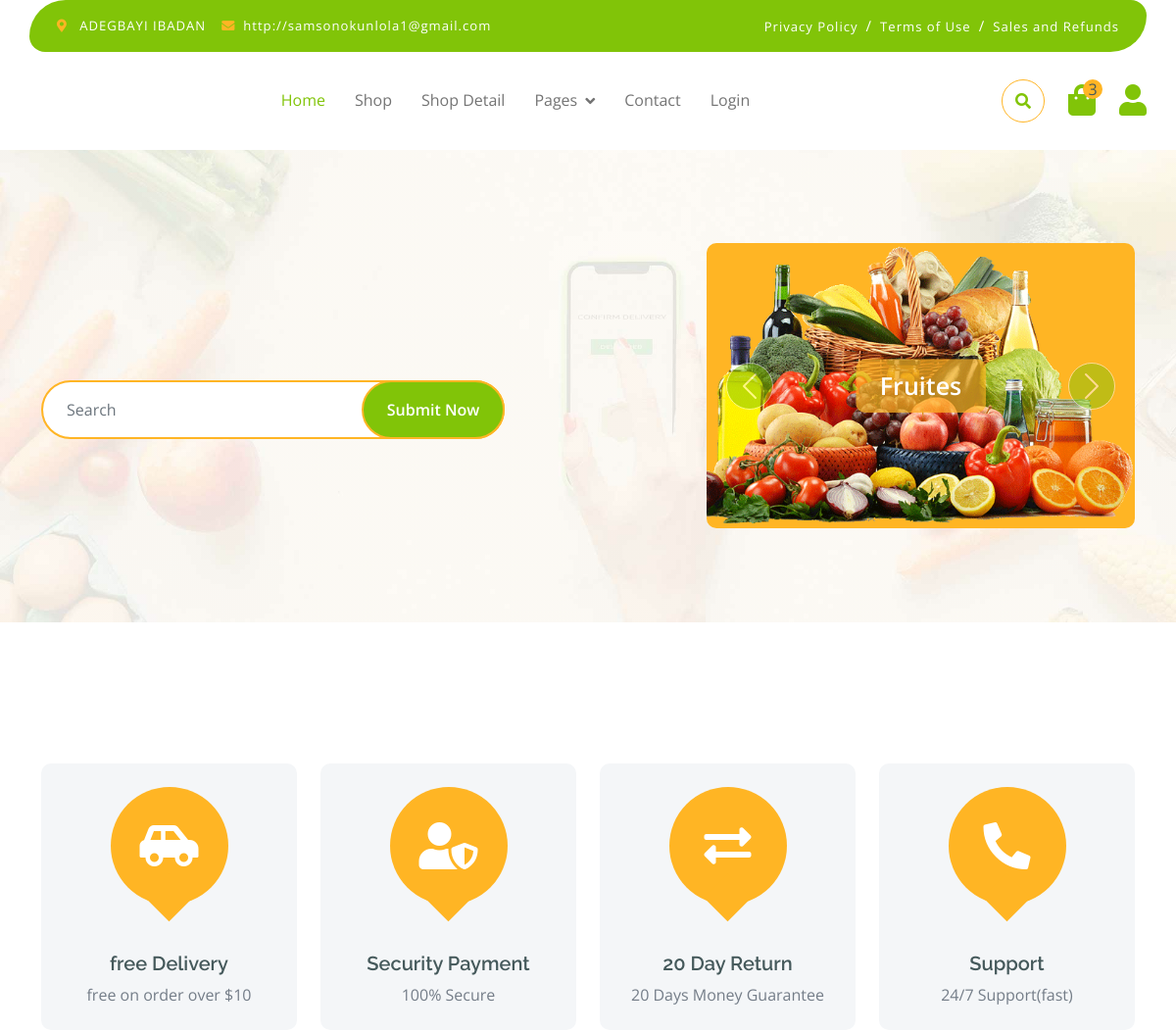
/ (upper part), run on an earlier commit of the app's database.
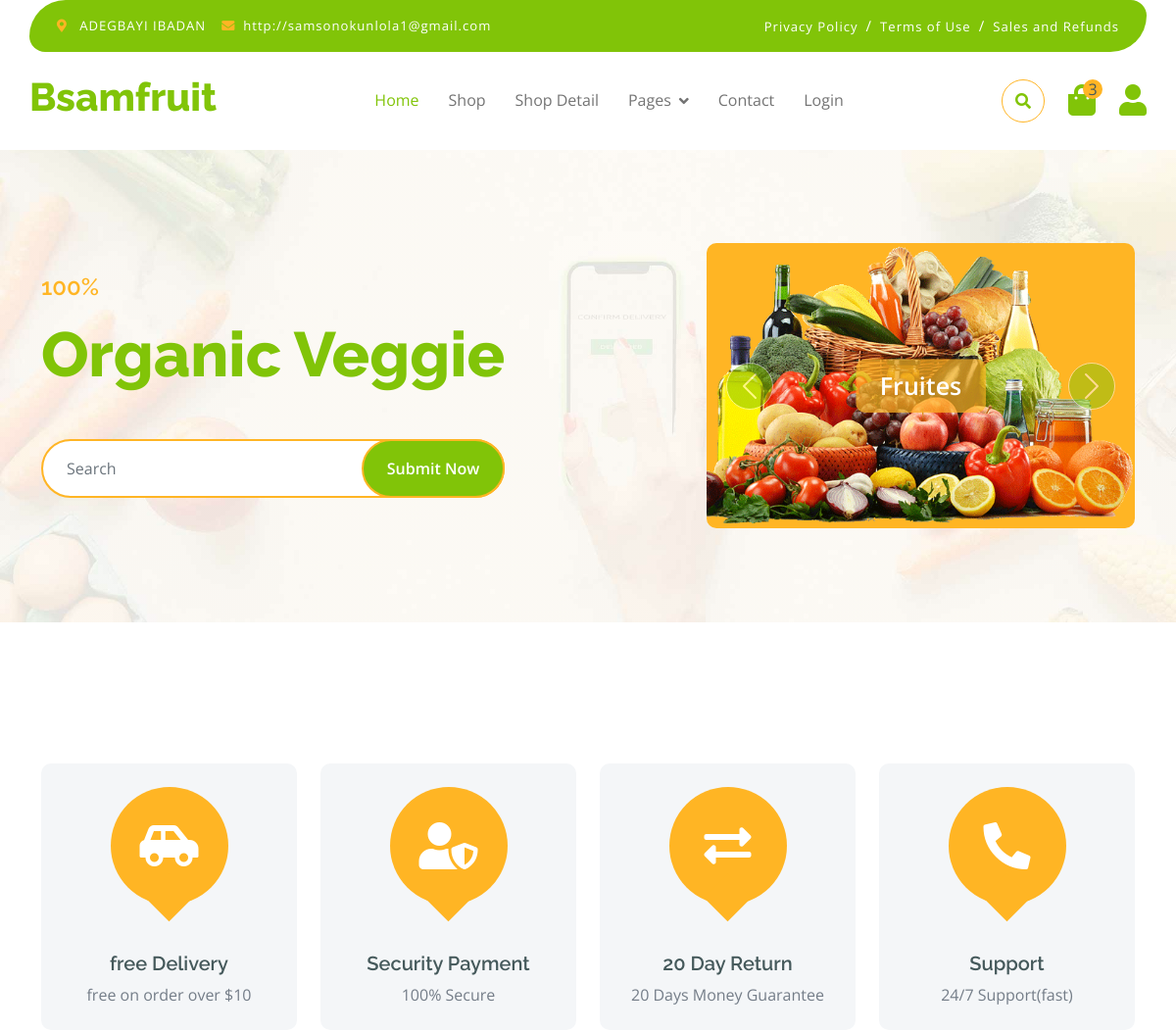
And on a later commit of the database.
### main_app/models.py (models this page shows, shortened)
class Vegie(models.Model):
    name = models.CharField(max_length=50)
    offer = models.CharField(max_length=100)
    rate = models.CharField(max_length=50)

### main_app/views.py (the view)
# urls.py: path("", views.index, name='index'),
def index(request):
    heading = Heading.objects.first()
    title = Title.objects.first()
    downbase = Downbase.objects.first()
    vegie = Vegie.objects.first()
    logistic = Logistic.objects.all()
    testimony = Testimony.objects.all()
    context={
        'address': getattr(heading,'address','' ),
        'email': getattr(heading,'email',''),
        'title': getattr(title,'title',''),
        'social_handle': getattr(downbase,'social_handle',''),
        'name': getattr(vegie,'name',''),
        'offer': getattr(vegie,'offer',''),
        'rate': getattr(vegie,'rate',''),
        "logistic": logistic,
        'testimony': testimony
    }
    return render(request,'pages/index.html',context)

### templates/pages/index.html (shortened to what this page needs)
{% extends 'assets/base.html' %}
{% load static %}
{% block content %}
        <div class="container-fluid py-5 mb-5 hero-header">
            <div class="container py-5">
                <div class="row g-5 align-items-center">
                    <div class="col-md-12 col-lg-7">
                        <h4 class="mb-3 text-secondary">{{rate}}</h4>
                        <h1 class="mb-5 display-3 text-primary"> {{offer}}</h1>
                        <div class="position-relative mx-auto">
                            <input class="form-control border-2 border-secondary w-75 py-3 px-4 rounded-pill" type="number" placeholder="Search">
                            <button type="submit" class="btn btn-primary border-2 border-secondary py-3 px-4 position-absolute rounded-pill text-white h-100" style="top: 0; right: 25%;">Submit Now</button>
                        </div>
                    </div>
                    <div class="col-md-12 col-lg-5">
                        <div id="carouselId" class="carousel slide position-relative" data-bs-ride="carousel">
                            <div class="carousel-inner" role="listbox">
                                <div class="carousel-item active rounded">
                                    <img src="{% static 'img/hero-img-1.png' %}" class="img-fluid w-100 h-100 bg-secondary rounded" alt="First slide">
                                    <a href="#" class="btn px-4 py-2 text-white rounded">Fruites</a>
                                </div>
                            </div>
                            <button class="carousel-control-prev" type="button" data-bs-target="#carouselId" data-bs-slide="prev">
                                <span class="carousel-control-prev-icon" aria-hidden="true"></span>
                            </button>
                            <button class="carousel-control-next" type="button" data-bs-target="#carouselId" data-bs-slide="next">
                                <span class="carousel-control-next-icon" aria-hidden="true"></span>
                            </button>
                        </div>
                    </div>
                </div>
            </div>
        </div>
        <div class="container-fluid featurs py-5">
            <div class="container py-5">
                <div class="row g-4">
                    {% for i in logistic %}
                    <div class="col-md-6 col-lg-3">
                        <div class="featurs-item text-center rounded bg-light p-4">
                            <div class="featurs-icon btn-square rounded-circle bg-secondary mb-5 mx-auto">
                                <i class="{{i.icon}}"></i>
                            </div>
                            <div class="featurs-content text-center">
                                <h5>{{i.mode}}</h5>
                                <p class="mb-0">{{i.content}}</p>
                            </div>
                        </div>
                    </div>
                    {% endfor %}
                </div>
            </div>
        </div>
{% endblock %}

### templates/assets/base.html (shortened to what this page needs)
{% load static %}
<!DOCTYPE html>
<html lang="en">
    <head>
        <link rel="stylesheet" href="https://use.fontawesome.com/releases/v5.15.4/css/all.css"/>
        <link href="https://cdn.jsdelivr.net/npm/bootstrap-icons@1.4.1/font/bootstrap-icons.css" rel="stylesheet">
        <link href="{% static 'lib/lightbox/css/lightbox.min.css' %}" rel="stylesheet">
        <link href="{% static 'lib/owlcarousel/assets/owl.carousel.min.css' %}" rel="stylesheet">
        <link href="{% static 'css/bootstrap.min.css' %}" rel="stylesheet">
        <link href="{% static 'css/style.css'%}" rel="stylesheet">
    </head>
    <body>
        <div class="container-fluid fixed-top">
            <div class="container topbar bg-primary d-none d-lg-block">
                <div class="d-flex justify-content-between">
                    <div class="top-info ps-2">
                        <small class="me-3"><i class="fas fa-map-marker-alt me-2 text-secondary"></i> <a href="#" class="text-white">{{address}}</a></small>
                        <small class="me-3"><i class="fas fa-envelope me-2 text-secondary"></i><a href="#" class="text-white">{{email}}</a></small>
                    </div>
                    <div class="top-link pe-2">
                        <a href="#" class="text-white"><small class="text-white mx-2">Privacy Policy</small>/</a>
                        <a href="#" class="text-white"><small class="text-white mx-2">Terms of Use</small>/</a>
                        <a href="#" class="text-white"><small class="text-white ms-2">Sales and Refunds</small></a>
                    </div>
                </div>
            </div>
            <div class="container px-0">
                <nav class="navbar navbar-light bg-white navbar-expand-xl">
                    <a href="index.html" class="navbar-brand"><h1 class="text-primary display-6">{{name}}</h1></a>
                    <div class="collapse navbar-collapse bg-white" id="navbarCollapse">
                        <div class="navbar-nav mx-auto">
                            <a href="{% url 'index' %}" class="nav-item nav-link active">Home</a>
                            <a href="{% url 'shop' %}" class="nav-item nav-link">Shop</a>
                            <a href="{% url 'shop_detail' %}" class="nav-item nav-link">Shop Detail</a>
                            <div class="nav-item dropdown">
                                <a href="#" class="nav-link dropdown-toggle" data-bs-toggle="dropdown">Pages</a>
                            </div>
                            <a href="{% url 'contact' %}" class="nav-item nav-link">Contact</a>
                            <a href="{% url 'register' %}" class="nav-item nav-link">Login</a>
                        </div>
                        <div class="d-flex m-3 me-0">
                            <button class="btn-search btn border border-secondary btn-md-square rounded-circle bg-white me-4" data-bs-toggle="modal" data-bs-target="#searchModal"><i class="fas fa-search text-primary"></i></button>
                            <a href="#" class="position-relative me-4 my-auto">
                                <i class="fa fa-shopping-bag fa-2x"></i>
                                <span class="position-absolute bg-secondary rounded-circle d-flex align-items-center justify-content-center text-dark px-1" style="top: -5px; left: 15px; height: 20px; min-width: 20px;">3</span>
                            </a>
                            <a href="#" class="my-auto">
                                <i class="fas fa-user fa-2x"></i>
                            </a>
                        </div>
                    </div>
                </nav>
            </div>
        </div>
{% block content %}
{% endblock %}
    </body>
</html>

What changed in the data, as far as the page shows it:
added Vegie: name "Bsamfruit", rate "100%", offer "Organic Veggie"
